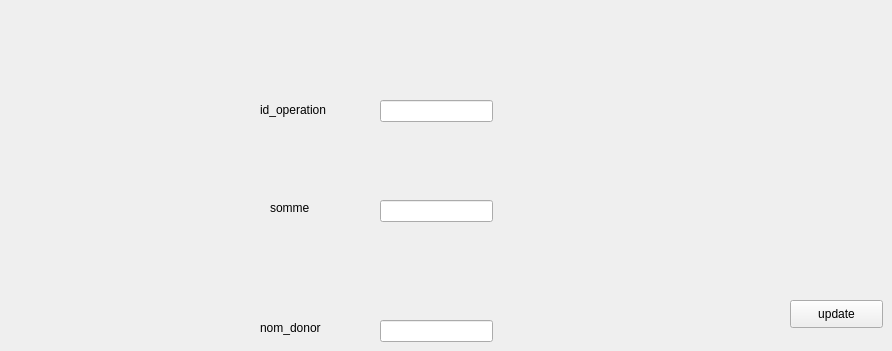
    <widget class="QWidget" name="page_14">
     <widget class="QLabel" name="label_2">
      <property name="geometry">
       <rect>
        <x>260</x>
        <y>100</y>
        <width>111</width>
        <height>20</height>
       </rect>
      </property>
      <property name="text">
       <string>id_operation</string>
      </property>
     </widget>
     <widget class="QLabel" name="label_3">
      <property name="geometry">
       <rect>
        <x>260</x>
        <y>320</y>
        <width>81</width>
        <height>16</height>
       </rect>
      </property>
      <property name="text">
       <string>nom_donor</string>
      </property>
     </widget>
     <widget class="QLabel" name="label_4">
      <property name="geometry">
       <rect>
        <x>270</x>
        <y>200</y>
        <width>56</width>
        <height>16</height>
       </rect>
      </property>
      <property name="text">
       <string>somme</string>
      </property>
     </widget>
     <widget class="QLineEdit" name="idedit">
      <property name="geometry">
       <rect>
        <x>380</x>
        <y>100</y>
        <width>113</width>
        <height>22</height>
       </rect>
      </property>
     </widget>
     <widget class="QLineEdit" name="sommeedit">
      <property name="geometry">
       <rect>
        <x>380</x>
        <y>200</y>
        <width>113</width>
        <height>22</height>
       </rect>
      </property>
     </widget>
     <widget class="QLineEdit" name="nomedit">
      <property name="geometry">
       <rect>
        <x>380</x>
        <y>320</y>
        <width>113</width>
        <height>22</height>
       </rect>
      </property>
     </widget>
     <widget class="QPushButton" name="updatebtn">
      <property name="geometry">
       <rect>
        <x>790</x>
        <y>300</y>
        <width>93</width>
        <height>28</height>
       </rect>
      </property>
      <property name="text">
       <string>update</string>
      </property>
     </widget>
    </widget>
